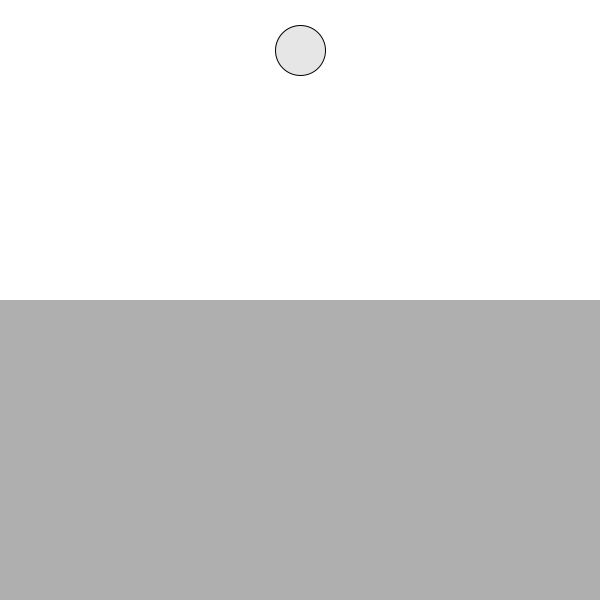
Frame 1 (no input)
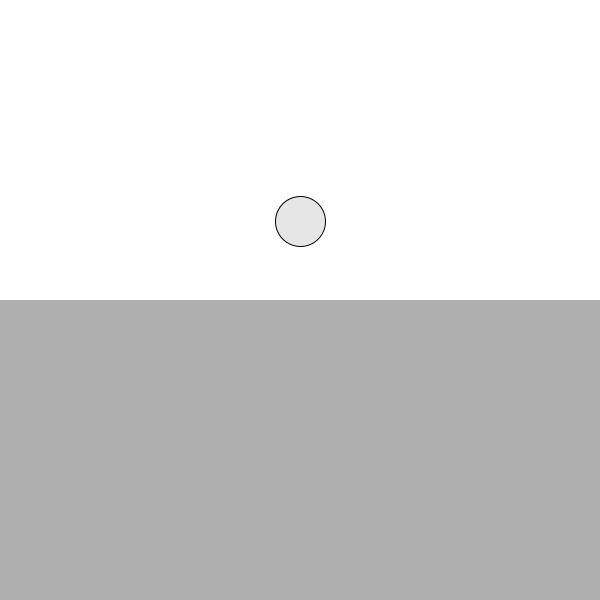
Frame 60 (the mouse pressed at the canvas centre just before this capture)
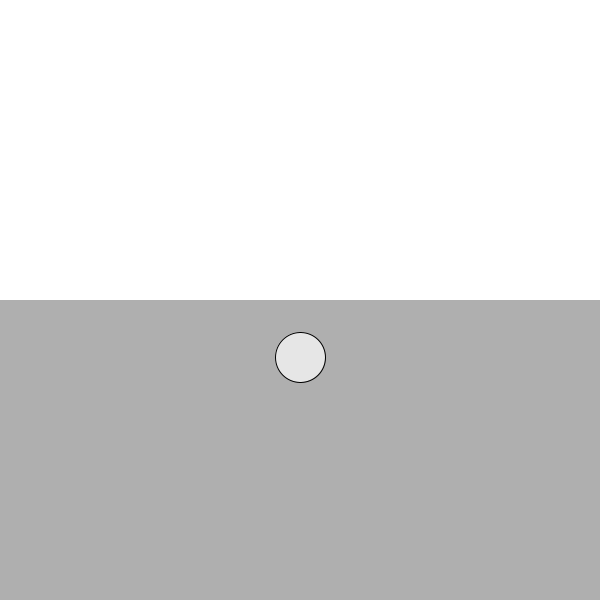
Frame 120 (the mouse held since frame 60 and released just before this capture)

The Processing sketch that drew these frames (run headless with seeded random() and noise(); from frame 60 on, the mouse is pressed at the canvas centre):

// Processing sketch: fluidResistanceVisualisation
// ── fluidResistanceVisualisation.pde

Liquid liquid;

Mover m;

void setup() {

  size(600, 600);
  smooth();
  background(255);
  liquid = new Liquid();
  m = new Mover();
}

void draw() {

  background(255);
  liquid.display();

  m.display();
  m.update();
  m.edges();

  PVector gravityForce = new PVector(0.0, 0.1);

  m.applayForce(gravityForce);

  if (m.isInside(liquid)) {
    m.applayForce(liquid.drag(m));
  }
}
// ── Liquid.pde
class Liquid {

  PVector location;
  float c;
  float liqWidth;
  float liqHeight;

  Liquid() {

    location = new PVector(0, height/2); 
    c = 0.1;
    liqWidth = width;
    liqHeight = height/2;
  }

  void display() {
    noStroke();
    fill(175);
    rect(location.x, location.y, liqWidth, liqHeight);
  }

  PVector drag(Mover m) {
    
    float speed = m.velocity.mag();
    float dragMagnitude = c * speed * speed;

    PVector dragForce = m.velocity.get();
    dragForce.mult(-1);

    dragForce.normalize();
    dragForce.mult(dragMagnitude);
    return dragForce;
  }
}
// ── Mover.pde
class Mover {

  PVector location;
  PVector velocity;
  PVector acceleration;

  float mSize;

  int counter = 0;

  Mover() {
    location = new PVector(width/2, 50);
    velocity = new PVector(0, 0);
    acceleration = new PVector(0, 0);
    mSize = 50;
  }


  void display() {
    stroke(0);
    fill(230);
    ellipse(location.x, location.y, mSize, mSize);
  }

  void update() {
    velocity.add(acceleration);
    location.add(velocity);
    acceleration.mult(0);
  }

  void edges() {
    if (location.y > height) {
      velocity.y *= -1;
      location.y = height;
    }
  }


  void applayForce(PVector f) {
    acceleration.add(f);
  }

  boolean isInside(Liquid liq) {

    if (location.x > liq.location.x && location.y > liq.location.y && 
      location.x < liq.location.x+liq.liqWidth &&
      location.y < liq.location.y+liq.liqHeight) {

      return true;
    }

    return false;
  }
}
